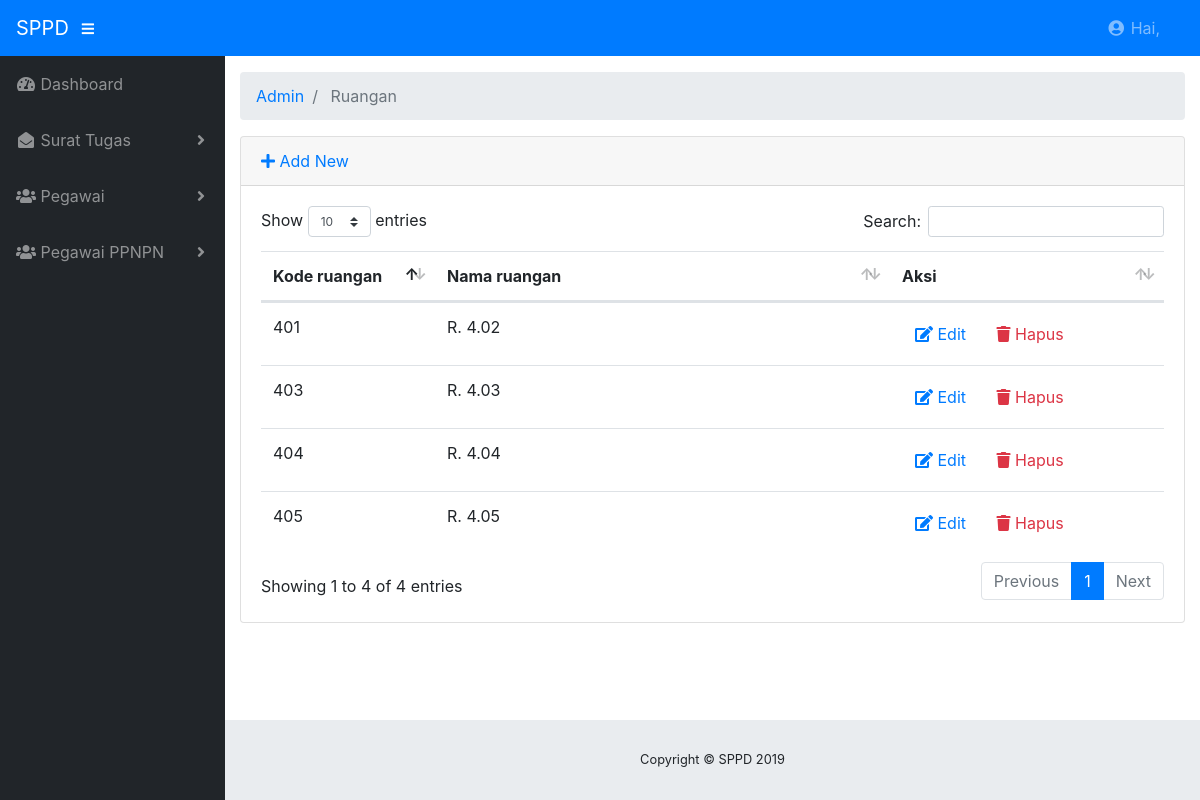
/index.php/admin/ruangan, run on the app's committed database.
### tables this page shows
CREATE TABLE `ruangan` (
  `kode_ruangan` varchar(100) NOT NULL,
  `nama` varchar(100) NOT NULL
);

### application/controllers/admin/Ruangan.php (called while the page is built, shortened)
<?php
class Ruangan extends CI_Controller
{
    public function __construct()
    {
        $this->load->model("ruangan_model");
        $this->load->library('form_validation');
    }
    public function index()
    {
        $data["ruangan"] = $this->ruangan_model->getAll();
        $this->load->view("admin/ruangan/list", $data);
    }
}

### index.php (called while the page is built, shortened)
<?php
require_once BASEPATH.'core/CodeIgniter.php';

### application/models/Ruangan_model.php (called while the page is built, shortened)
<?php defined('BASEPATH') OR exit('No direct script access allowed');
class Ruangan_model extends CI_Model
{
    private $_table = "ruangan";
    public function getAll()
    {
        return $this->db->get($this->_table)->result();
    }
}

### application/views/admin/ruangan/list.php (the view, shortened to what this page needs)
<!DOCTYPE html>
<html lang="en">
<head>
</head>
<body id="page-top">
	<div id="wrapper">
		<div id="content-wrapper">
			<div class="container-fluid">
				<div class="card mb-3">
					<div class="card-header">
						<a href="<?php echo site_url('admin/ruangan/add') ?>"><i class="fas fa-plus"></i> Add New</a>
					</div>
					<div class="card-body">
						<div class="table-responsive">
							<table class="table table-hover" id="dataTable" width="100%" cellspacing="0">
								<thead>
									<tr>
										<th>Kode ruangan</th>
										<th>Nama ruangan</th>
										<th>Aksi</th>
									</tr>
								</thead>
								<tbody>
									<?php foreach ($ruangan as $ruangan): ?>
									<tr>
										<td width="150">
											<?php echo $ruangan->kode_ruangan ?>
										</td>
										<td>
											<?php echo $ruangan->nama ?>
										</td>
										<td width="250">
											<a href="<?php echo site_url('admin/ruangan/edit/'.$ruangan->kode_ruangan) ?>"
											 class="btn btn-small"><i class="fas fa-edit"></i> Edit</a>
											<a onclick="deleteConfirm('<?php echo site_url('admin/ruangan/delete/'.$ruangan->kode_ruangan) ?>')"
											 href="#!" class="btn btn-small text-danger"><i class="fas fa-trash"></i> Hapus</a>
										</td>
									</tr>
									<?php endforeach; ?>
								</tbody>
							</table>
						</div>
					</div>
				</div>
			</div>
		</div>
	</div>
</body>
</html>

### css/sb-admin.css (style rules this page uses)
html { position: relative; min-height: 100%; }
body { height: 100%; }
#wrapper { display: -webkit-box; display: -ms-flexbox; display: flex; }
#wrapper #content-wrapper { overflow-x: hidden; width: 100%; padding-top: 1rem; padding-bottom: 80px; }
:root { --input-padding-x: 0.75rem; --input-padding-y: 0.75rem; }

### data on the page
ruangan: kode_ruangan "401", nama "R. 4.02"
ruangan: kode_ruangan "403", nama "R. 4.03"
ruangan: kode_ruangan "404", nama "R. 4.04"
ruangan: kode_ruangan "405", nama "R. 4.05"

### other printed values
SITE_NAME "SPPD"
$segment "Admin"
$segment "Ruangan"
Date('Y') "2019"
